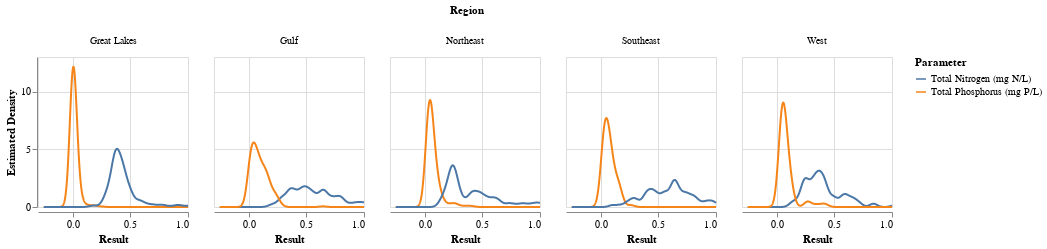

Notebook code for this chart:
### Code cell
# Make a plot depicting regional differences
p1 = alt.Chart(ncca_p1).transform_density(
    density = 'Result',
    groupby = ['Parameter', 'Region'],
    as_ = ['Result', 'Estimated Density'],
    bandwidth = 0.03,
    extent = [-.25, 1],
    steps = 1000
).mark_line().encode(
    x = 'Result:Q',
    y = 'Estimated Density:Q',
    color = 'Parameter'
).properties(
    width = 150,
    height = 150
).facet(
    column = 'Region',
)

p1

### Figure 1 — Vega-Lite specification as saved in the notebook (floating-point values rounded to 4 significant figures; data arrays with more than 128 entries replaced by an {"elided": "..."} marker saying what was removed)
{"config": {"view": {"continuousWidth": 400, "continuousHeight": 300}}, "data": {"name": "data-83c43bb96b8ae8c938ceac6b2b4f5483"}, "facet": {"column": {"field": "Region", "type": "nominal"}}, "spec": {"mark": "line", "encoding": {"color": {"field": "Parameter", "type": "nominal"}, "x": {"field": "Result", "type": "quantitative"}, "y": {"field": "Estimated Density", "type": "quantitative"}}, "height": 150, "transform": [{"density": "Result", "bandwidth": 0.03, "extent": [-0.25, 1], "groupby": ["Parameter", "Region"], "steps": 1000, "as": ["Result", "Estimated Density"]}], "width": 150}, "$schema": "https://vega.github.io/schema/vega-lite/v4.17.0.json", "datasets": {"data-83c43bb96b8ae8c938ceac6b2b4f5483": {"elided": "2182 records"}}}
